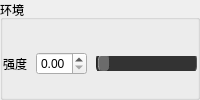
                    <widget class="QGroupBox" name="roughpanel_2">
                     <property name="sizePolicy">
                      <sizepolicy hsizetype="Preferred" vsizetype="Preferred">
                       <horstretch>0</horstretch>
                       <verstretch>0</verstretch>
                      </sizepolicy>
                     </property>
                     <property name="title">
                      <string>环境</string>
                     </property>
                     <property name="flat">
                      <bool>true</bool>
                     </property>
                     <layout class="QVBoxLayout" name="verticalLayout_12">
                      <property name="spacing">
                       <number>9</number>
                      </property>
                      <property name="leftMargin">
                       <number>0</number>
                      </property>
                      <property name="rightMargin">
                       <number>0</number>
                      </property>
                      <property name="bottomMargin">
                       <number>0</number>
                      </property>
                      <item>
                       <layout class="QHBoxLayout" name="horizontalLayout_34">
                        <item>
                         <widget class="QLabel" name="label_38">
                          <property name="text">
                           <string>强度</string>
                          </property>
                          <property name="buddy">
                           <cstring>difftexpath</cstring>
                          </property>
                         </widget>
                        </item>
                        <item>
                         <widget class="QDoubleSpinBox" name="env">
                          <property name="maximum">
                           <double>1.000000000000000</double>
                          </property>
                          <property name="singleStep">
                           <double>0.010000000000000</double>
                          </property>
                          <property name="stepType">
                           <enum>QAbstractSpinBox::AdaptiveDecimalStepType</enum>
                          </property>
                          <property name="value">
                           <double>0.000000000000000</double>
                          </property>
                         </widget>
                        </item>
                        <item>
                         <widget class="QSlider" name="slider_env">
                          <property name="styleSheet">
                           <string notr="true">QSlider::groove {
    border: 1px solid;
	border-radius: 7px;
	border-color: #222222 #555555 #555555 #222222;
    height: 18px;
    background: #333333;
    padding:1px;
}
QSlider::handle {
    background: #6b6b6b;
    border: 1px solid;
	border-style:inset;
	border-color: #55ffffff #55000000 #55000000 #55ffffff;
	border-radius: 5px;
    width: 10px;
    margin: 0; 
}</string>
                          </property>
                          <property name="maximum">
                           <number>100</number>
                          </property>
                          <property name="value">
                           <number>0</number>
                          </property>
                          <property name="orientation">
                           <enum>Qt::Horizontal</enum>
                          </property>
                         </widget>
                        </item>
                       </layout>
                      </item>
                     </layout>
                    </widget>
